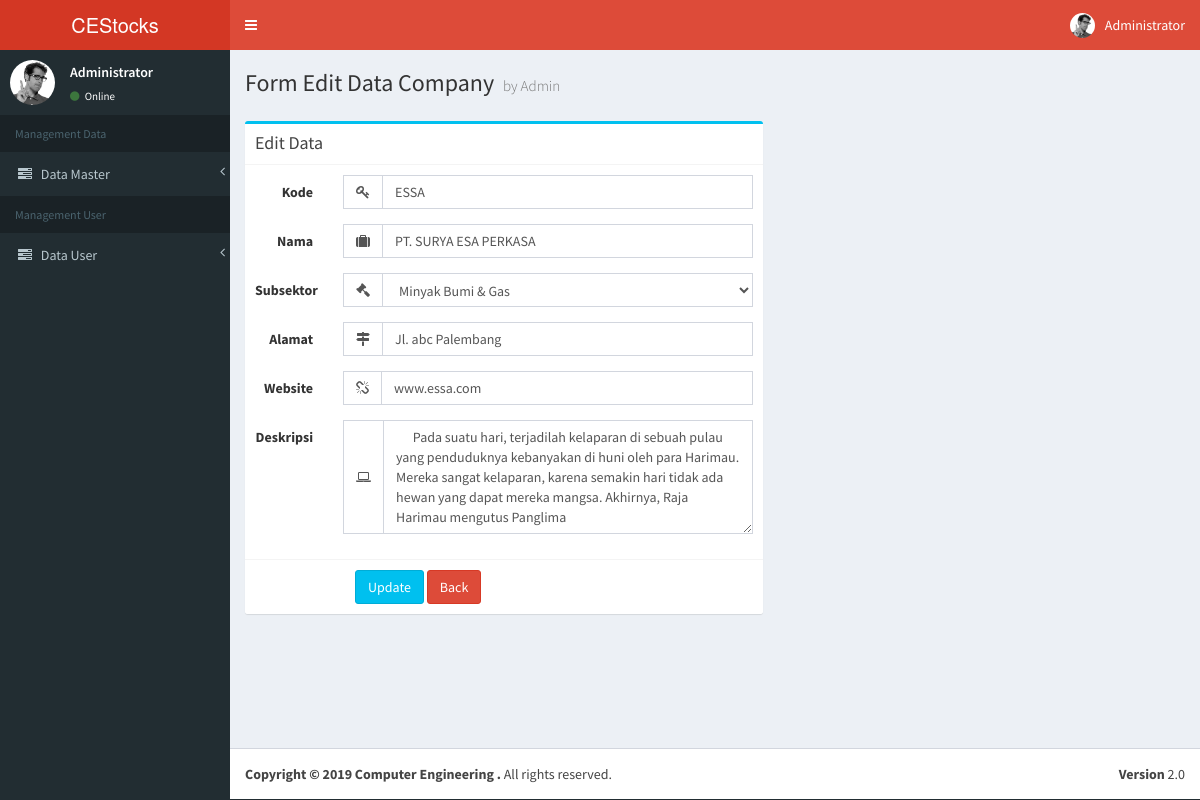
The page /updateCompany/1 on the database its author committed.
### tables this page shows
CREATE TABLE `company` (
  `id` int(15) NOT NULL,
  `id_classifier` int(15) NOT NULL,
  `id_subsektor` int(15) NOT NULL,
  `kode` varchar(100) NOT NULL,
  `nama` varchar(100) NOT NULL,
  `alamat` varchar(250) NOT NULL,
  `website` varchar(100) NOT NULL,
  `deskripsi` text NOT NULL
);

CREATE TABLE `subsektor` (
  `id` int(11) NOT NULL,
  `nama` varchar(50) NOT NULL
);

### application/controllers/Saham.php (called while the page is built, shortened)
<?php
class Saham extends CI_Controller {
		public function __construct()
		{
			$this->load->model('saham_model');
				$this->load->helper('date');
				$this->load->helper('url');
		}
			public function updateCompany($id)
			{
				if($this->input->post('updateCompany')) {
					$this->saham_model->updateCompany($id);
					redirect(base_url('company'));
				} else if ($this->input->post('back')){
					redirect(base_url('company'));
				} else{
				$data['sub'] = $this->saham_model->getListSubsektor();
				$data['detail'] = $this->saham_model->getSelectedCompany($id);
				$data['view_name'] = 'updateCompany';
				$this->load->view('data/template', $data);
				}
			}
	}

### index.php (called while the page is built, shortened)
<?php
require_once BASEPATH.'core/CodeIgniter.php';

### application/models/Saham_model.php (called while the page is built, shortened)
<?php
class Saham_model extends CI_Model{
  public function getSelectedCompany($id)
  {
    $where = array('id' => $id );
    $query = $this->db->get_where('company',$where);
    return $query->row();
  }
  public function getListSubsektor()
  {
    $query = $this->db->get('subsektor');
    return $query->result();
  }
}

### application/views/data/updateCompany.php (the view)
<div class="row" style="margin-bottom:10px; margin-top:-10px;">
<section class="content-header">
      <h1>
        Form Edit Data Company
        <small>by Admin</small>
      </h1>
    </section>
</div>
<section class="content">
    <div class="row" >
        <div class="col-md-7" style="margin-left:-15px;">
            <div class="box box-info">
                <div class="box-header with-border">
                    <h3 class="box-title">Edit Data</h3>
                </div>
                <form class="form-horizontal" method="post">
                    <div class="box-body">
                        <div class="form-group">
                            <label for="inputkode" class="col-sm-2 control-label">Kode</label>
                            <div class="col-sm-10">
                                <div class="input-group form">
                                    <div class="input-group-addon">
                                         <i class="fa fa-key"></i>
                                    </div>
                                        <input type="kode" class="form-control" name="kode" placeholder="" value="<?php echo $detail->kode; ?>">
                                  </div>
                            </div>
                        </div>
                        <div class="form-group">
                            <label for="nama" class="col-sm-2 control-label">Nama</label>
                            <div class="col-sm-10">
                                <div class="input-group form">
                                    <div class="input-group-addon">
                                         <i class="fa fa-suitcase"></i>
                                    </div>
                                        <input type="nama" class="form-control" name="nama" placeholder="" value="<?php echo $detail->nama; ?>">
                                </div>
                            </div>
                        </div>
                        <div class="form-group">
                            <label for="subsektor" class="col-sm-2 control-label">Subsektor</label>
                            <div class="col-sm-10">
                                <div class="input-group form">
                                    <div class="input-group-addon">
                                         <i class="fa fa-gavel"></i>
                                    </div>
                                    <div class="input-group" style="width: 100%;">
                                        <select class="form-control select2" name="id_subsektor">
                                        <?php foreach ($sub as $item): ?>
                                        <option value="<?php echo $item->id; ?>" <?php if($item->id==$detail->id_subsektor){echo 'selected';} ?>><?php echo $item->nama; ?></option>
                                        <?php endforeach; ?>
                                        </select>
                                        </div>
                                </div>
                            </div>
                        </div>
                        <div class="form-group">
                            <label for="alamat" class="col-sm-2 control-label">Alamat</label>
                            <div class="col-sm-10">
                                <div class="input-group form">
                                    <div class="input-group-addon">
                                         <i class="fa fa-map-signs"></i>
                                    </div>
                                        <input type="alamat" class="form-control" name="alamat" placeholder="" value="<?php echo $detail->alamat; ?>">
                                </div>
                            </div>
                        </div>
                        <div class="form-group">
                            <label for="website" class="col-sm-2 control-label">Website</label>
                            <div class="col-sm-10">
                                <div class="input-group form">
                                    <div class="input-group-addon">
                                         <i class="fa fa-chain-broken"></i>
                                    </div>
                                        <input type="website" class="form-control" name="website" placeholder="" value="<?php echo $detail->website; ?>">
                                </div>
                            </div>
                        </div>
                        <div class="form-group">
                            <label for="deskripsi" class="col-sm-2 control-label">Deskripsi</label>
                            <div class="col-sm-10">
                                <div class="input-group form">
                                    <div class="input-group-addon">
                                         <i class="fa fa-laptop"></i>
                                    </div>
                                   <textarea type="deskripsi" class="form-control" name="deskripsi" placeholder="" rows="5"> <?php echo $detail->deskripsi; ?></textarea>
                                </div>
                            </div>
                        </div>
                    </div>
                    <div class="box-footer">
                        <button type="submit" class="btn btn-info" name="updateCompany" value="updateCompany" style="margin-left:100px;"> Update </button>
                        <button type="submit" class="btn btn-danger" name="back" value="back">Back</button>
                    </div>
                </form>
            </div>
      </div>
    </div>
</section>

### rows shown on the page
company: kode "ESSA", nama "PT. SURYA ESA PERKASA", id_subsektor "Minyak Bumi & Gas", alamat "Jl. abc Palembang", website "www.essa.com", deskripsi "Pada suatu hari, terjadilah kelaparan di sebuah pulau yang penduduknya kebanyakan di huni oleh para Harimau. Mereka sangat kelaparan, karena semakin hari tidak ada hewan yang dapat mereka mangsa. Akhirnya, Raja Harimau mengutus Panglima"
